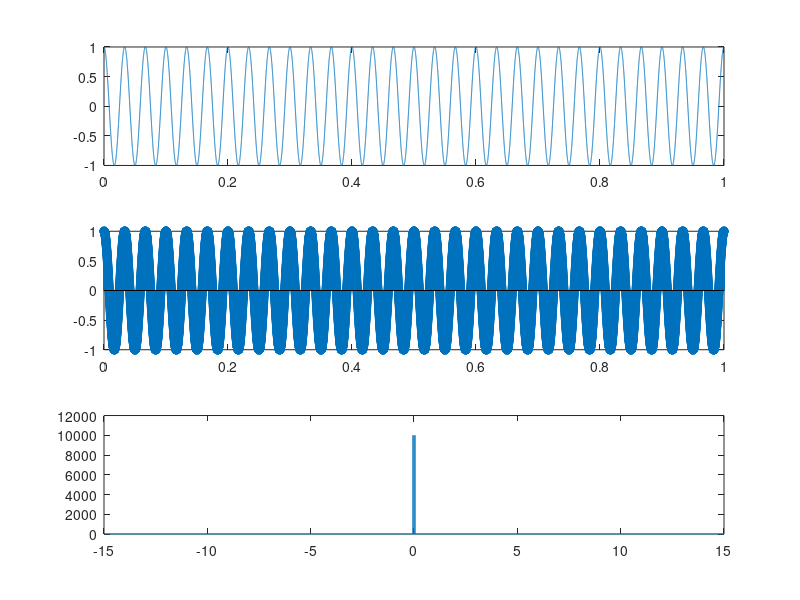
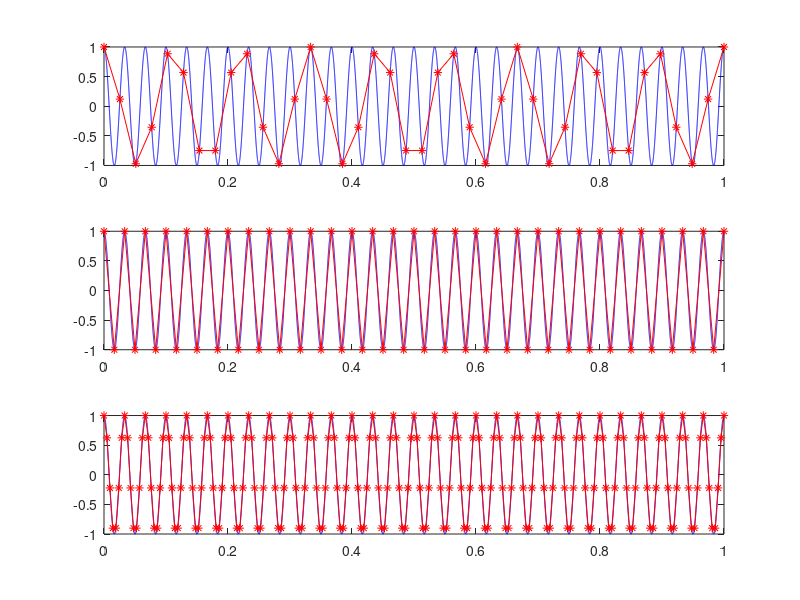
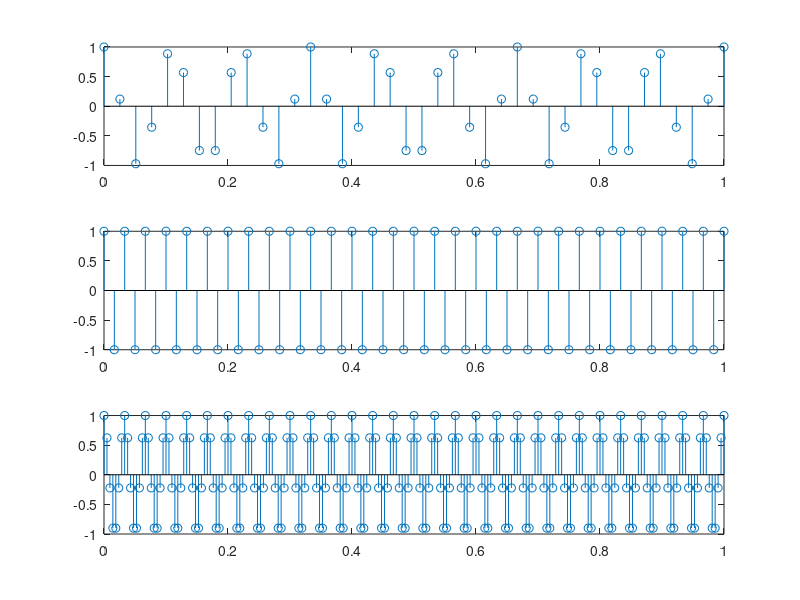
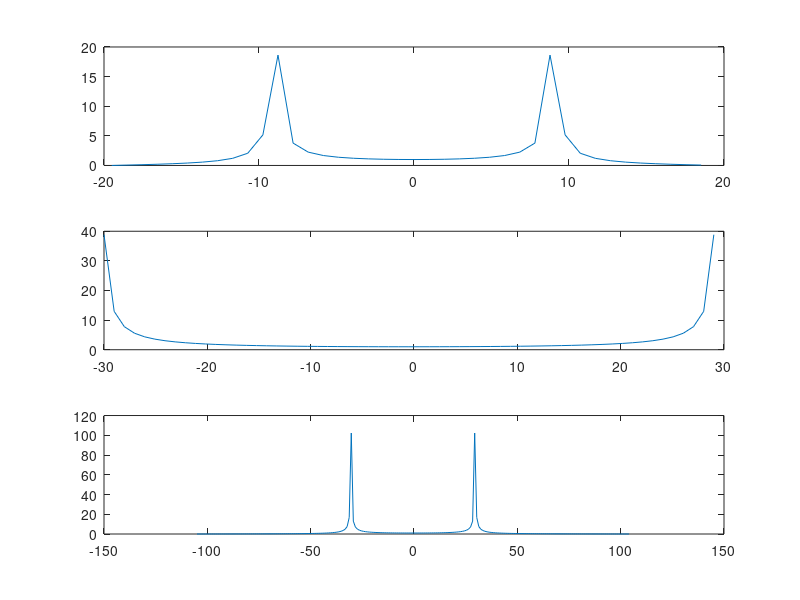

Source code (MATLAB) for these figures, in order:
time=1;
fm=30;
T=1/fm;
t=0:0.00005:time;
xm=1*cos(2*pi*fm*t);
figure(1);
subplot(3,1,1);
plot(t,xm);
subplot(3,1,2);
stem(t,xm);

N=length(xm);
fftSignal=fft(xm);
fftSignal=fftshift(fftSignal);
f=fm*(-N/2:N/2-1)/N;
figure(1);
subplot(3,1,3);
plot(f,abs(fftSignal));



fs1=1.3*fm;
T1=1/fs1;
t1=0:T1:time;
x1=1*cos(2*pi*fm*t1);
figure(2);
subplot(3,1,1)
plot(t,xm,'b',t1,x1,'*-r');

N1=length(x1);
fftSignal1=fft(x1);
fftSignal1=fftshift(fftSignal1);
f1=fs1*(-N1/2:N1/2-1)/N1;
figure(3);
subplot(3,1,1);
stem(t1,x1);
figure(4);
subplot(3,1,1);
plot(f1,abs(fftSignal1));



fs2=2*fm;
T2=1/fs2;
t2=0:T2:time;
x2=1*cos(2*pi*fm*t2);
figure(2);
subplot(3,1,2)
plot(t,xm,'b',t2,x2,'*-r');

N2=length(x2);
fftSignal2=fft(x2);
fftSignal2=fftshift(fftSignal2);
f2=fs2*(-N2/2:N2/2-1)/N2;
figure(3);
subplot(3,1,2);
stem(t2,x2);
figure(4);
subplot(3,1,2);
plot(f2,abs(fftSignal2));



fs3=7*fm;
T3=1/fs3;
t3=0:T3:time;
x3=1*cos(2*pi*fm*t3);
figure(2);
subplot(3,1,3)
plot(t,xm,'b',t3,x3,'*-r');

N3=length(x3);
fftSignal3=fft(x3);
fftSignal3=fftshift(fftSignal3);
f3=fs3*(-N3/2:N3/2-1)/N3;
figure(3);
subplot(3,1,3);
stem(t3,x3);
figure(4);
subplot(3,1,3);
plot(f3,abs(fftSignal3));
